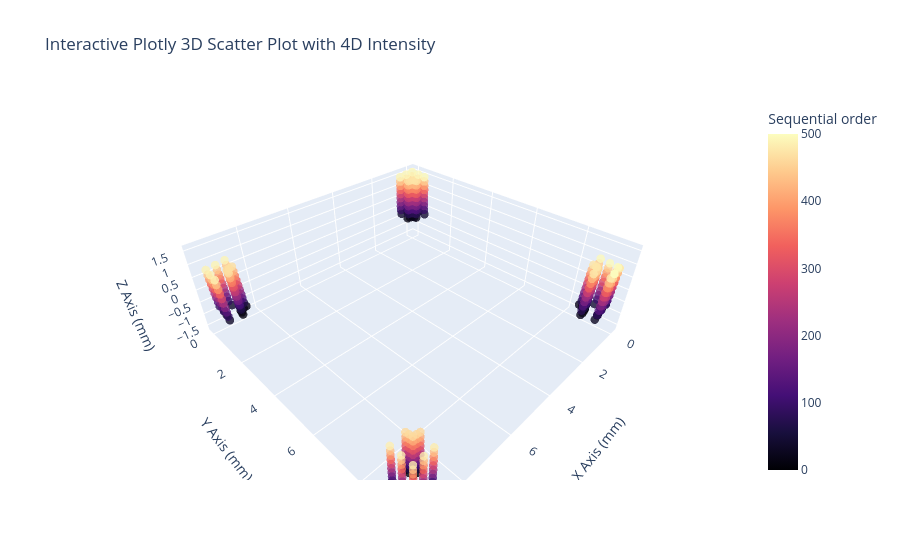

Source (notebook cell):
### Code cell
display_waypoints(transformed_points)

### Figure 1 — Plotly figure (JSON) as saved in the notebook; plotly's stock layout.template omitted (floating-point values rounded to 4 significant figures; data arrays with more than 128 entries replaced by an {"elided": "..."} marker saying what was removed)
{"data": [{"hovertemplate": "X Axis (mm)=%{x}<br>Y Axis (mm)=%{y}<br>Z Axis (mm)=%{z}<br>Sequential order=%{marker.color}<extra></extra>", "legendgroup": "", "marker": {"color": {"elided": "501 int values"}, "coloraxis": "coloraxis", "opacity": 0.8, "size": 5, "symbol": "circle"}, "mode": "markers", "name": "", "scene": "scene", "showlegend": false, "type": "scatter3d", "x": {"elided": "501 float values"}, "y": {"elided": "501 float values"}, "z": {"elided": "501 float values"}}], "layout": {"coloraxis": {"autocolorscale": false, "colorbar": {"title": {"text": "Sequential order"}}, "colorscale": [[0, "#000004"], [0.1111, "#180f3d"], [0.2222, "#440f76"], [0.3333, "#721f81"], [0.4444, "#9e2f7f"], [0.5556, "#cd4071"], [0.6667, "#f1605d"], [0.7778, "#fd9668"], [0.8889, "#feca8d"], [1, "#fcfdbf"]]}, "legend": {"tracegroupgap": 0}, "scene": {"domain": {"x": [0, 1], "y": [0, 1]}, "xaxis": {"title": {"text": "X Axis (mm)"}}, "yaxis": {"title": {"text": "Y Axis (mm)"}}, "zaxis": {"title": {"text": "Z Axis (mm)"}}}, "title": {"text": "Interactive Plotly 3D Scatter Plot with 4D Intensity"}}}
